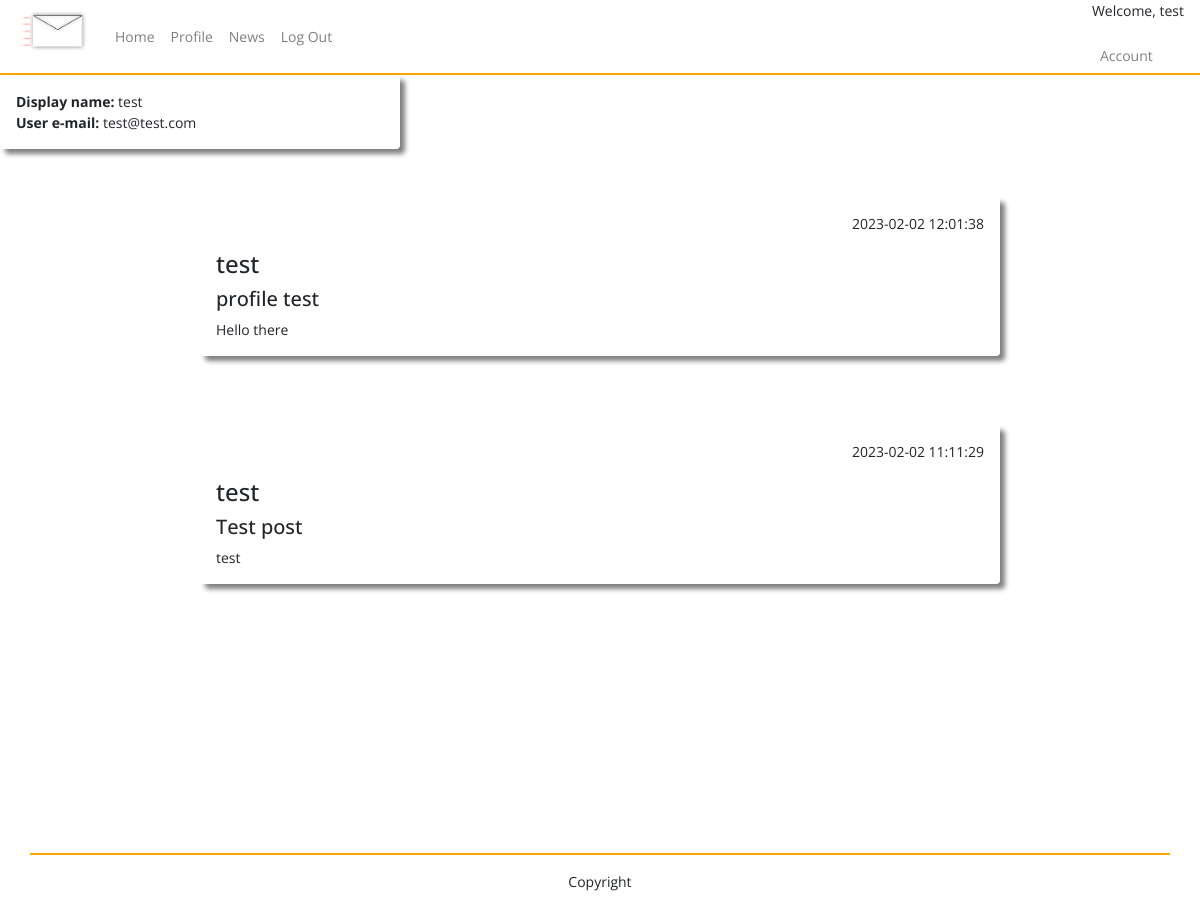
/profile (signed in), run on an earlier commit of the app's database.
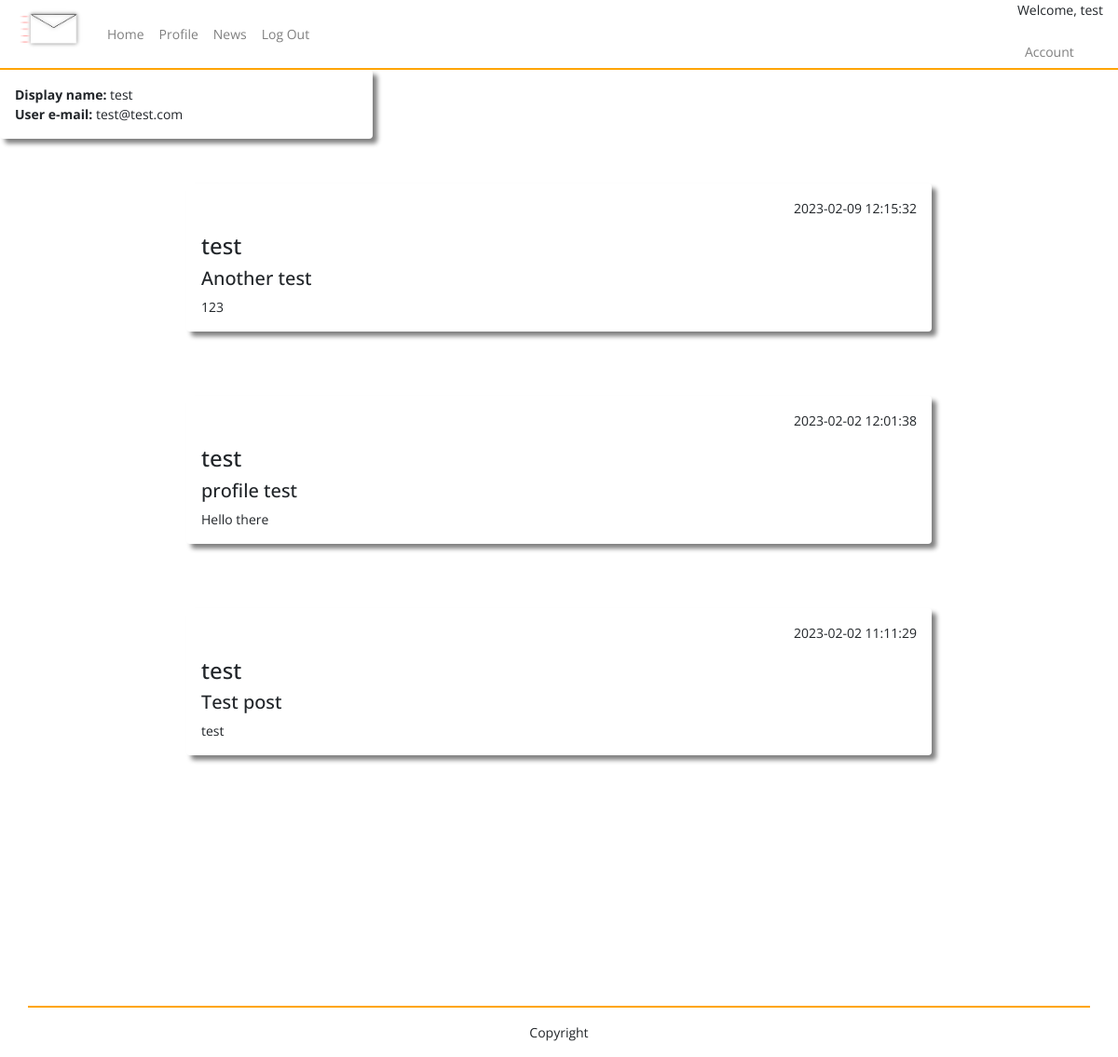
And on a later commit of the database.
### tables this page shows
CREATE TABLE users (
    ID INTEGER PRIMARY KEY AUTOINCREMENT,
    username TEXT NOT NULL,
    password TEXT NOT NULL,
    email TEXT NOT NULL UNIQUE
, user_type VARCHAR, whitelisted text, blacklisted text);

CREATE TABLE posts (
    ID INTEGER PRIMARY KEY AUTOINCREMENT,
    title TEXT NOT NULL,
    content TEXT NOT NULL,
    by_user TEXT NOT NULL,
    created_at timestamp default current_timestamp
);

### app.py (the view)
@app.route("/profile")
def profile():
    if not session.get('username'):
        return redirect(url_for('home'))
    user=query_db('SELECT * FROM users WHERE username = ?', [session['username']], True)
    user_posts=query_db('SELECT * FROM posts WHERE by_user = ? ORDER BY created_at DESC', [session['username']])
    return render_template('profile.html', user = user, user_posts = user_posts)

### app.py (called while the page is built)
def query_db(query, args=(), one=False):
    con = g._database = sqlite3.connect(DATABASE)
    con.row_factory = sqlite3.Row
    cur = con.execute(query, args)
    rv = cur.fetchall()
    cur.close()
    return (rv[0] if rv else None) if one else rv

### templates/profile.html (shortened to what this page needs)
{% include "layout.html" %}
{% include "nav.html" %}
<div class="container-fluid">
    <div class="row h-500">
        <div class="col-4 shadow p-3 mb-5 rounded">
            <b>Display name:</b> {{ user.username }}<br>
            <b>User e-mail:</b> {{ user.email }}
        </div>
    </div>
    {% for user_post in user_posts %}
    <div class="shadow mx-auto posts p-3 mb-5 rounded">
    <p align="right">{{  user_post.created_at  }}</p>
    <h4>{{ user_post.by_user }}</h4>
    <h5>{{ user_post.title }}</h5>
    {{ user_post.content }}<br/>
    </div>
    <br/>
    {% endfor %}
</div>
{% include "footer.html" %}

### templates/layout.html (shortened to what this page needs)
<!doctype html>
<head>
  <link href="{{ url_for('static', filename='css/bootstrap.min.css') }}" rel="stylesheet">
  <link href="{{ url_for('static', filename='css/style.css') }}" rel="stylesheet">
  <link href="https://cdnjs.cloudflare.com/ajax/libs/toastr.js/latest/toastr.min.css" rel="stylesheet">
</head>

### templates/nav.html (shortened to what this page needs)
<nav class="navbar nav-main navbar-expand-lg navbar-light">
    <a class="navbar-brand">
      <img src="{{url_for('static', filename='assets/logo.png')}}" alt="logo" style="height: 75px;">
    </a>
    <div class="collapse navbar-collapse" id="navbarNav">
      <ul class="navbar-nav">
        <li class="nav-item">
          <a class="nav-link" href="{{ url_for('posts') }}">Home</a>
        </li>
        <li class="nav-item">
          <a class="nav-link" href="{{ url_for('profile') }}">Profile</a>
        </li>
        <li class="nav-item">
          <a class="nav-link" href="{{ url_for('news') }}">News</a>
        </li>
        <li class="nav-item">
          <a class="nav-link" href="{{ url_for('logout') }}">Log Out</a>
        </li>
      </ul>
    </div>
    <div class="welcome-session">
      <p>Welcome, {{session.username}}</p>
      <ul class="navbar-nav">
        <li class="nav-item">
          <a class="nav-link" href="{{ url_for('account_settings') }}">Account</a>
        </li>
      </ul>
    </div>
  </nav>

### templates/footer.html (shortened to what this page needs)
<footer class="page-footer font-small">
    <div class="container footer-custom text-center">
  </div>
  <div class="footer-copyright text-center py-3">Copyright</div>
  </footer>

### static/css/style.css (style rules this page uses)
.shadow { box-shadow: 5px 5px 5px grey; }
.posts { width: 800px; }
.nav-main { background-color: rgb(255, 255, 255); border-bottom: 2px solid orange; height: 75px; }
.welcome-session { text-align: right; }
.footer-custom { border-top: 2px solid orange; }
.page-footer { padding-top: 200px; }

What changed in the data, as far as the page shows it:
added posts: created_at "2023-02-09 12:15:32", by_user "test", title "Another test", content "123"
